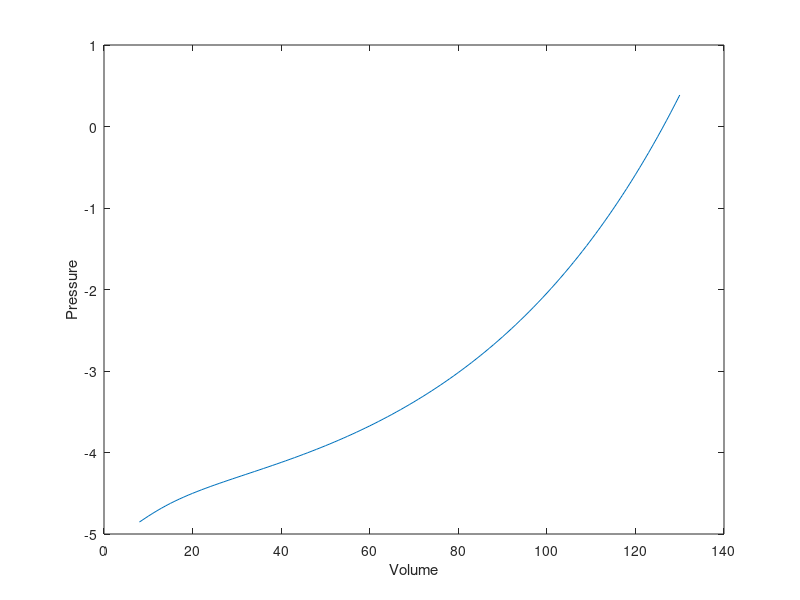

The MATLAB source for this figure: (Note: this script raises an error after producing the figure.)
X_0 = linspace(8,130,123);
P_0 = zeros(size(X_0));
[a,l_0] = size(X_0);
for j = 1:l_0 
    V_tv_0 = (X_0(j));
    sai_0 = 2/((exp(V_tv_0 /8)-1));
    P_tmtv_0 = -5 + 0.4* exp((V_tv_0/50) - sai_0);
    P_0(j) = P_tmtv_0; 

end

X = linspace(130,350,220);
P_1 = zeros(size(X));
% V_tv = 135
[a,l] = size(X);
for i = 1:l 
    V_tv = (X(i));
    sai = 2/((exp(V_tv /8)-1));
    P_tmtv = 0.3855 + 0.15*(V_tv - 130) - sai;
    P_1(i) = P_tmtv; 

end
figure 
plot(X_0, P_0)
xlabel("Volume")
ylabel("Pressure")
hold on
xline(130, ':b', {'Vu,tv'})
yline(0)
xline(8,':b', {'Kxv'})
plot(X,P_1)
xlabel("Volume")
ylabel("Pressure")
hold off
